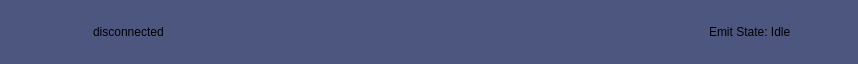
    <widget class="QWidget" name="widget_43" native="true">
     <property name="minimumSize">
      <size>
       <width>50</width>
       <height>64</height>
      </size>
     </property>
     <property name="maximumSize">
      <size>
       <width>50000</width>
       <height>64</height>
      </size>
     </property>
     <property name="styleSheet">
      <string notr="true">background-color: rgb(77, 86, 127);</string>
     </property>
     <layout class="QHBoxLayout" name="horizontalLayout_39">
      <property name="spacing">
       <number>19</number>
      </property>
      <property name="leftMargin">
       <number>44</number>
      </property>
      <property name="topMargin">
       <number>0</number>
      </property>
      <property name="rightMargin">
       <number>67</number>
      </property>
      <property name="bottomMargin">
       <number>0</number>
      </property>
      <item>
       <widget class="QLabel" name="lblStateIcon">
        <property name="minimumSize">
         <size>
          <width>30</width>
          <height>30</height>
         </size>
        </property>
        <property name="maximumSize">
         <size>
          <width>30</width>
          <height>30</height>
         </size>
        </property>
        <property name="text">
         <string/>
        </property>
       </widget>
      </item>
      <item>
       <widget class="QLabel" name="lblState">
        <property name="text">
         <string>disconnected</string>
        </property>
       </widget>
      </item>
      <item>
       <spacer name="horizontalSpacer">
        <property name="orientation">
         <enum>Qt::Horizontal</enum>
        </property>
        <property name="sizeHint" stdset="0">
         <size>
          <width>526</width>
          <height>20</height>
         </size>
        </property>
       </spacer>
      </item>
      <item>
       <widget class="QLabel" name="lblEmitState">
        <property name="text">
         <string>Emit State: Idle</string>
        </property>
       </widget>
      </item>
     </layout>
    </widget>
